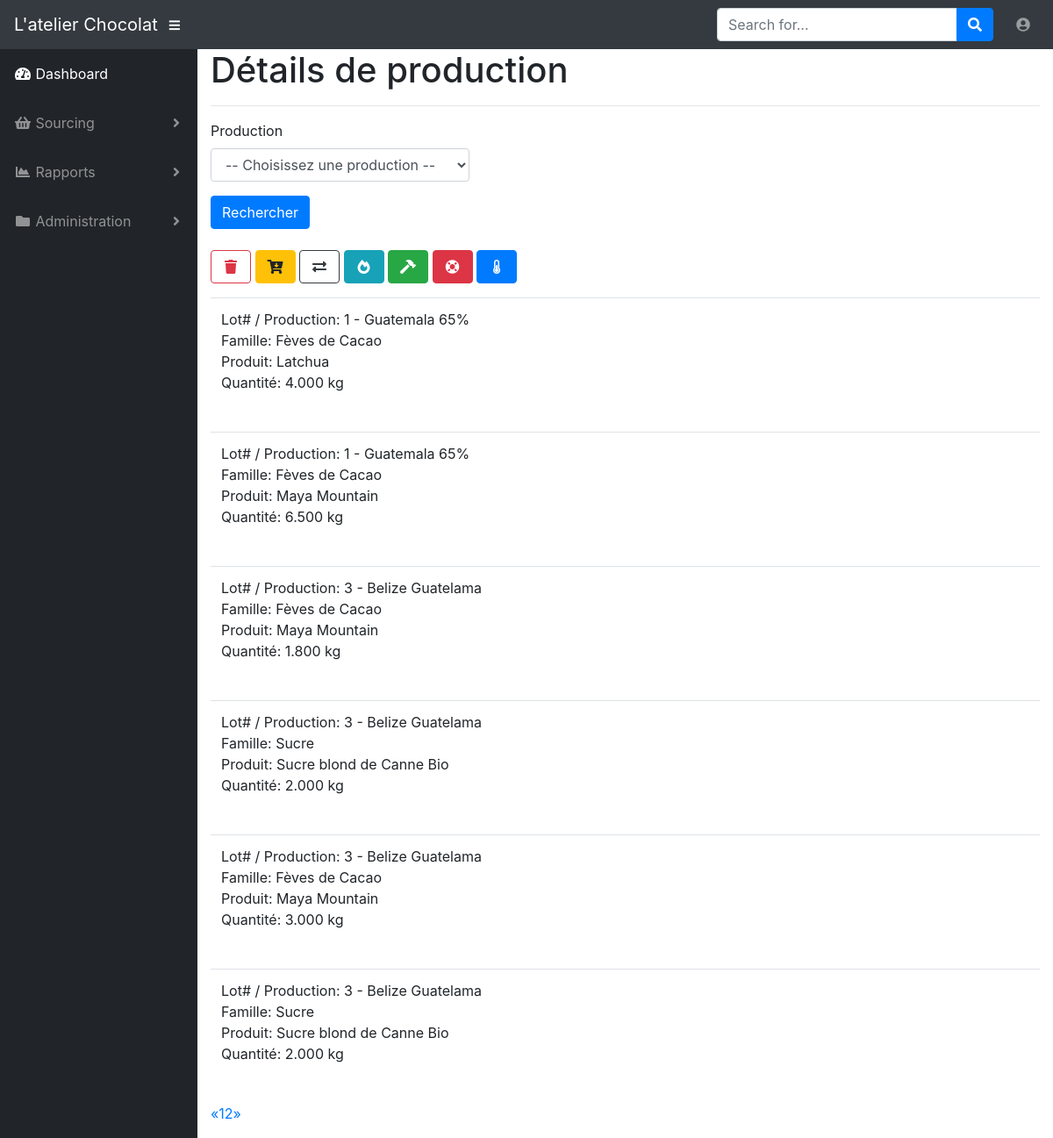
The page /view_production_item (signed in) on the database its author committed.
### app/models.py (models this page shows, shortened)
class ProductionItem(db.Model):
    id = db.Column(db.Integer, primary_key=True)
    production_id = db.Column(db.Integer, db.ForeignKey('production.id'))
    product_family_id = db.Column(db.Integer, db.ForeignKey('product_family.id'))
    product_id = db.Column(db.Integer, db.ForeignKey('product.id'))
    quantity = db.Column(db.DECIMAL(6, 3))

class Production(db.Model):
    id = db.Column(db.Integer, primary_key=True)
    date = db.Column(db.Date, index=True)
    name = db.Column(db.String(64), index=True)
    comment = db.Column(db.Text())
    timestamp = db.Column(db.DateTime, index=True, default=datetime.utcnow)
    user_id = db.Column(db.Integer, db.ForeignKey('user.id'))
    production_items = db.relationship('ProductionItem', backref='production_production_item', lazy='dynamic')

class ProductFamily(db.Model):
    id = db.Column(db.Integer, primary_key=True)
    name = db.Column(db.String(64), index=True, unique=True)
    icon = db.Column(db.String(32))
    products = db.relationship('Product', backref='product_product', lazy='dynamic')
    production_items = db.relationship('ProductionItem', backref='product_family_production_item', lazy='dynamic')

class Product(db.Model):
    id = db.Column(db.Integer, primary_key=True)
    name = db.Column(db.String(4), index=True, unique=True)
    origin = db.Column(db.String(32), index=True)
    organic = db.Column(db.Boolean())
    fair_trade = db.Column(db.Boolean())
    crop = db.Column(db.Integer)
    comment = db.Column(db.Text())
    colour = db.Column(db.String(16))
    product_family_id = db.Column(db.Integer, db.ForeignKey('product_family.id'))
    production_items = db.relationship('ProductionItem', backref='product_production_item', lazy='dynamic')

### app/productions/routes.py (the view)
@bp.route('/view_production_item', methods=['GET', 'POST'])
@login_required
def view_production_item():
    production_item_search = ProductionItem.query
    form = ViewProductionForm()
    if form.validate_on_submit():
        production = form.production_id.data
        production_item_search = production_item_search.filter(ProductionItem.production_id == production.id).order_by(
            ProductionItem.product_family_id.asc())
    page = request.args.get('page', 1, type=int)
    pagination = production_item_search.paginate(page, 6, False)
    production_items = pagination.items
    return render_template('productions/view_production_item.html', title='Afficher une production',
                           production_items=production_items, pagination=pagination, form=form)

### app/productions/forms.py
class ViewProductionForm(FlaskForm):
    production_id = QuerySelectField('Production', validators=[DataRequired()],
                                     query_factory=get_productions,
                                     allow_blank=True,
                                     get_label='id',
                                     blank_text=u'-- Choisissez une production --',
                                     id='select_production')
    submit = SubmitField('Rechercher')

### app/models.py (called while the page is built)
@login.user_loader
def load_user(id):
    return User.query.get(int(id))

### app/productions/forms.py (called while the page is built)
def get_productions():
    return Production.query.order_by(Production.id)

### app/templates/productions/view_production_item.html
{% extends "base.html" %}
{% import 'bootstrap/wtf.html' as wtf %}
{% import "_macros.html" as macros %}
{% block app_content %}
    <h1>Détails de production</h1>
    <hr>
    <table class="table table-hover">
        <tr>
            <div class="row">
                <div class="col-sm-4">
                    {{ wtf.quick_form(form, button_map={'submit' : 'primary'}) }}
                </div>
            </div>
            <br>
            <div class="row">
                <div class="col-sm-6">
                    <form class="form form-horizontal" method="post" role="form">
                    <a action="{{ url_for('productions.delete_production', id=id) }}"><button type="submit" class="btn btn-outline-danger"><i class="fas fa-fw fa-trash"></i></button></a>
                    <a action="{{ url_for('productions.add_production_item') }}"><button type="submit" class="btn btn-warning"><i class="fas fa-fw fa-cart-arrow-down"></i></button></a>
                    <a action="{{ url_for('productions.view_production_item') }}"><button type="submit" class="btn btn-outline-dark"><i class="fas fa-fw fa-exchange-alt"></i></button></a>
                    <a action="{{ url_for('productions.view_production_item') }}"><button type="submit" class="btn btn-info"><i class="fas fa-fw fa-fire-alt"></i></button></a>
                    <a action="{{ url_for('productions.view_production_item') }}"><button type="submit" class="btn btn-success"><i class="fas fa-fw fa-hammer"></i></button></a>
                    <a action="{{ url_for('productions.view_production_item') }}"><button type="submit" class="btn btn-danger"><i class="fas fa-fw fa-life-ring"></i></button></a>
                    <a action="{{ url_for('productions.view_production_item') }}"><button type="submit" class="btn btn-primary"><i class="fas fa-fw fa-thermometer-half"></i></button></a>
                    </form>
                </div>
            </div>
        </tr>
        <tr>
            <div class="col-sm-6">
                <div class="pagination">
                    {% for production_item in production_items %}
                        {% include 'productions/_production_item.html' %}
                    {% endfor %}
                {{ macros.pagination_widget(pagination, 'productions.view_production_item', id=id) }}
                </div>
            </div>
        </tr>
    </table>
{% endblock %}

### app/templates/productions/_production_item.html
<table class="table table-hover">
    <tr>
        <td>
            <div class="row">
                <div class="col-sm-6">
                    <p>Lot# / Production: {{ production_item.production_id }} - {{ production_item.production_production_item.name }}<br>
                    Famille: {{ production_item.product_family_production_item.name }}<br>
                    Produit: {{ production_item.product_production_item.name }}<br>
                    Quantité: {{ production_item.quantity }} kg</p>
                </div>
            </div>
        </td>
    </tr>
</table>

### rows shown on the page
ProductionItem: production_id "1", production_production_item.name "Guatemala 65%", product_family_production_item.name "Fèves de Cacao", product_production_item.name "Latchua", quantity "4.000"
ProductionItem: production_id "1", production_production_item.name "Guatemala 65%", product_family_production_item.name "Fèves de Cacao", product_production_item.name "Maya Mountain", quantity "6.500"
ProductionItem: production_id "3", production_production_item.name "Belize Guatelama", product_family_production_item.name "Fèves de Cacao", product_production_item.name "Maya Mountain", quantity "1.800"
ProductionItem: production_id "3", production_production_item.name "Belize Guatelama", product_family_production_item.name "Sucre", product_production_item.name "Sucre blond de Canne Bio", quantity "2.000"
ProductionItem: production_id "3", production_production_item.name "Belize Guatelama", product_family_production_item.name "Fèves de Cacao", product_production_item.name "Maya Mountain", quantity "3.000"
ProductionItem: production_id "3", production_production_item.name "Belize Guatelama", product_family_production_item.name "Sucre", product_production_item.name "Sucre blond de Canne Bio", quantity "2.000"

### other values the page prints
{{ p }} "1"
{{ p }} "2"
